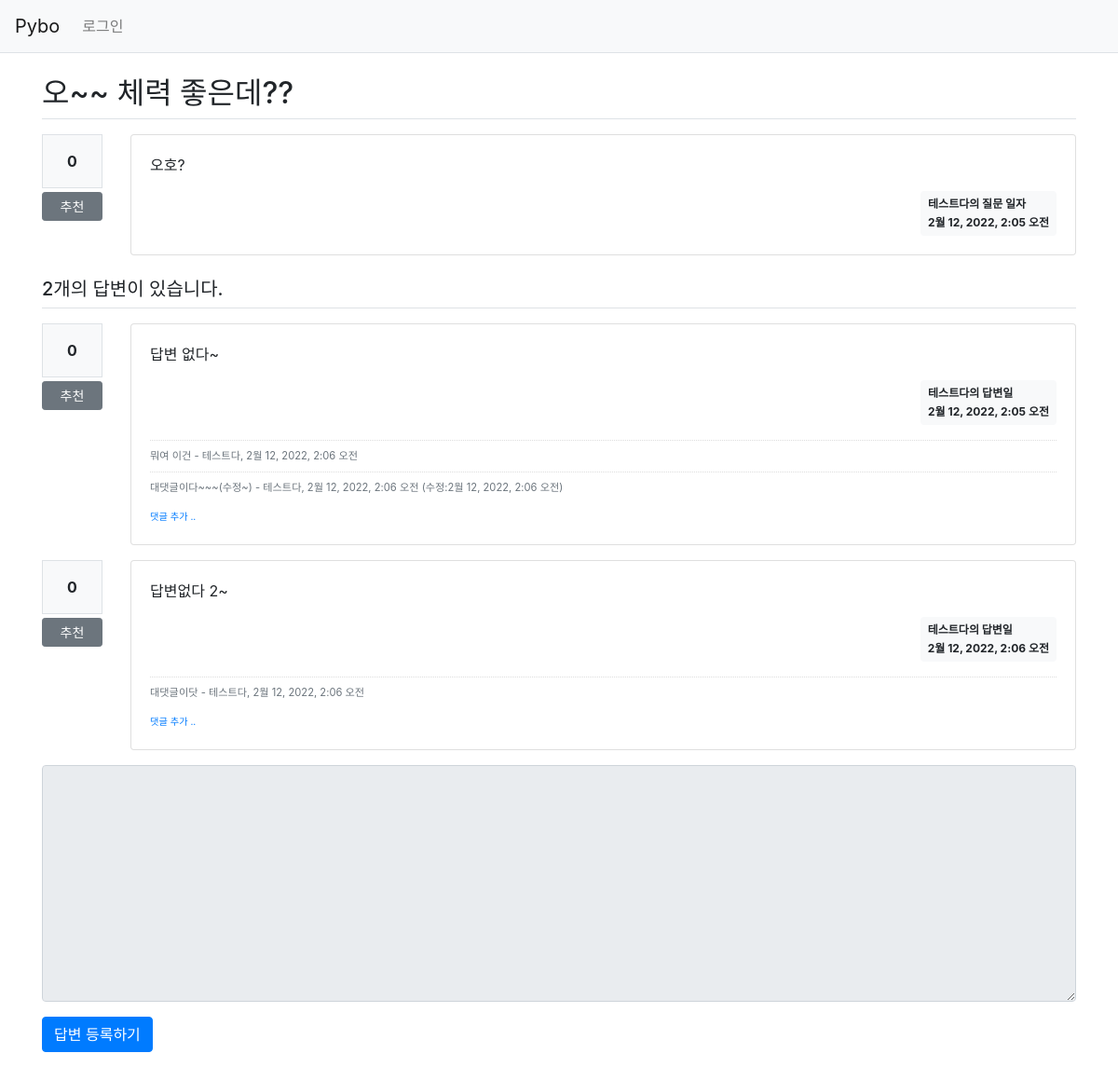
/pybo/313/, run on an earlier commit of the app's database.
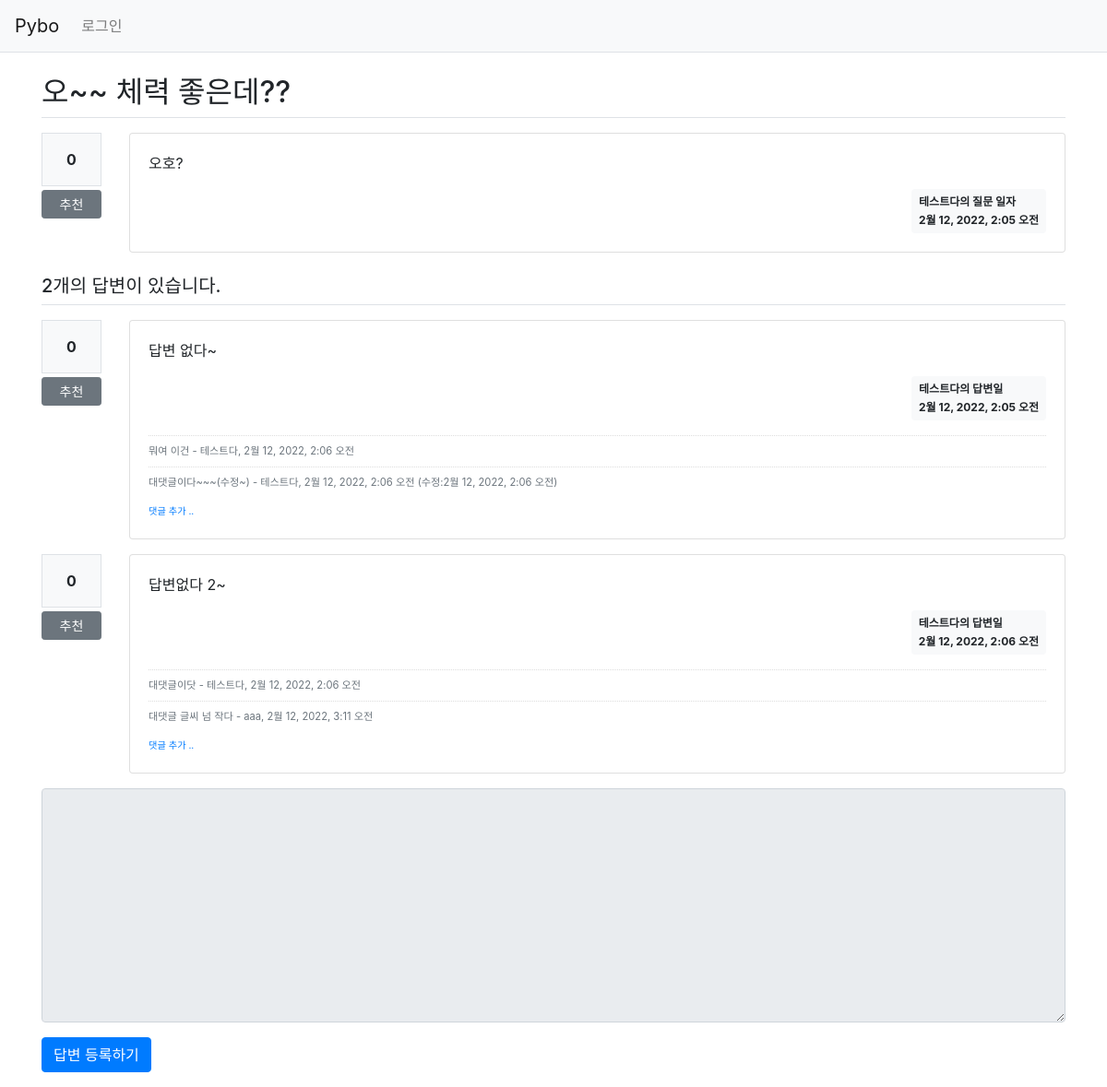
And on a later commit of the database.
### pybo/models.py (models this page shows)
class Answer(models.Model):
    author = models.ForeignKey(User, on_delete=models.CASCADE, related_name='author_answer')
    question = models.ForeignKey(Question, on_delete=models.CASCADE)
    content = models.TextField()
    create_date = models.DateTimeField()
    modify_date = models.DateTimeField(null=True, blank=True)
    voter = models.ManyToManyField(User, related_name='voter_answer')

class Comment(models.Model):
    author = models.ForeignKey(User, on_delete=models.CASCADE) #댓글 글쓴이
    content = models.TextField() #댓글 내용
    create_date = models.DateTimeField() #댓글 작성일시
    modify_date = models.DateTimeField(null=True, blank=True) #댓글 수정일시
    question = models.ForeignKey(Question, null=True, blank=True, on_delete=models.CASCADE) #이 댓글이 달린 질문
    answer = models.ForeignKey(Answer, null=True, blank=True, on_delete=models.CASCADE) #이 댓글이 달린  답변

### pybo/views/base_views.py (the view)
def detail(request, question_id):
    question = get_object_or_404(Question, pk=question_id)
    context = {'question': question}
    return render(request, 'pybo/question_detail.html', context)

### pybo/templatetags/pybo_filter.py (called while the page is built)
@register.filter()
def mark(value):
    extensions = ["nl2br", "fenced_code"]
    return mark_safe(markdown.markdown(value, extensions=extensions))

### templates/pybo/question_detail.html (shortened to what this page needs)
{% extends 'base.html' %}
{% load pybo_filter %}
{% block content %}
<div class="container my-3">
    <h2 class="border-bottom  py-2">{{ question.subject }}</h2>
    <div class="row my-3">
        <div class="col-1">
            <div class="bg-light text-center p-3 border font-weight-bolder mb-1">{{question.voter.count}}</div>
            <a href="#" data-uri="{% url 'pybo:vote_question' question.id  %}"
               class="recommend btn btn-sm btn-secondary btn-block my-1">추천</a>
        </div>
        <div class="col-11">
            <div class="card">
                <div class="card-body">
                    <div class="card-text">{{ question.content  | mark  }}</div>
                    <div class="d-flex justify-content-end">
                        <div class="badge badge-light p-2 text-left">
                            <div class="mb-2">{{ question.author.username }}의 질문 일자</div>
                            <div>{{ question.create_date }}</div>
                        </div>
                    </div>
                </div>
            </div>
        </div>
    </div>
    <h5 class="border-bottom my-3 py-2">
        {{ question.answer_set.count }}개의 답변이 있습니다.
    </h5>
    {% for answer  in question.answer_set.all %}
    <div class="row my-3">
        <div class="col-1">
            <div class="bg-light text-center p-3 border font-weight-bolder mb-1">{{answer.voter.count}}</div>
            <a href="#" data-uri="{% url 'pybo:vote_answer' answer.id  %}"
                class="recommend btn btn-sm btn-secondary btn-block my-1">추천</a>
        </div>
        <div class="col-11">
            <div class="card">
                <div class="card-body">
                    <div class="card-text">{{ answer.content | mark }}</div>
                    <div class="d-flex justify-content-end">
                        <div class="badge badge-light p-2 text-left">
                            <div class="mb-2">{{ answer.author.username }}의 답변일</div>
                            <div>{{ answer.create_date }}</div>
                        </div>
                    </div>
                    {% if answer.comment_set.count > 0 %}
                    <div class="mt-3">
                    {% for comment in answer.comment_set.all %}
                        <div class="comment py-2 text-muted">
                            <span style="white-space: pre-line;">{{ comment.content }}</span>
                            <span>
                                - {{ comment.author }}, {{ comment.create_date }}
                                {% if comment.modify_date %}
                                (수정:{{ comment.modify_date }})
                                {% endif %}
                            </span>
                        </div>
                    {% endfor %}
                    </div>
                    {% endif %}
                    <div>
                        <a href="{% url 'pybo:comment_create_answer' answer.id  %}"
                           class="small"><small>댓글 추가 ..</small></a>
                    </div>
                </div>
            </div>
        </div>
    </div>
    {% endfor %}
    <form action="{% url 'pybo:answer_create' question.id %}" method="post" class="my-3">
        <div class="form-group">
            <textarea name="content" id="content"
                      {% if not user.is_authenticated %} disabled {% endif %}
                      class="form-control" rows="10"></textarea>
        </div>
        <input type="submit" value="답변 등록하기" class="btn btn-primary">
    </form>
</div>
{% endblock %}

What changed in the data, as far as the page shows it:
added Comment: content "대댓글 글씨 넘 작다", author "aaa", create_date "2월 12, 2022, 3:11 오전", shown under Answer "답변없다 2~"
